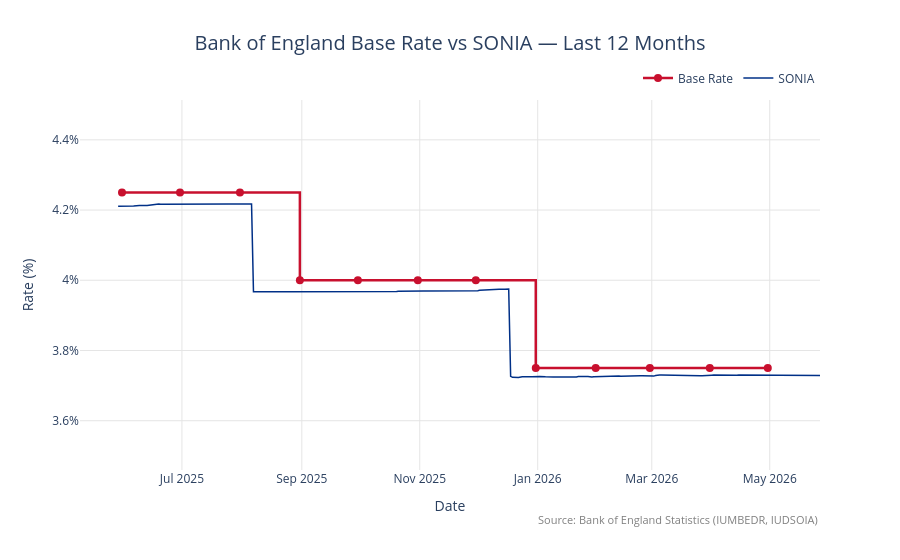

The cell this chart's notebook holds for it:
### Code cell
# ── Combined chart: Base Rate vs SONIA ───────────────────────────────────────
fig_combined = go.Figure()

# Base Rate (step line — it changes discretely)
fig_combined.add_trace(go.Scatter(
    x=df["Date"],
    y=df["Base Rate (%)"],
    mode="lines+markers",
    line=dict(color="#C8102E", width=2.5, shape="hv"),  # step line
    marker=dict(size=8, color="#C8102E"),
    name="Base Rate",
    hovertemplate="<b>%{x|%d %b %Y}</b><br>Base Rate: <b>%{y:.2f}%</b><extra></extra>"
))

# SONIA (continuous daily line)
fig_combined.add_trace(go.Scatter(
    x=df_sonia["Date"],
    y=df_sonia["SONIA Rate (%)"],
    mode="lines",
    line=dict(color="#003087", width=1.5),
    name="SONIA",
    hovertemplate="<b>%{x|%d %b %Y}</b><br>SONIA: <b>%{y:.4f}%</b><extra></extra>"
))

# Compute a tight y range with padding
all_rates = pd.concat([df["Base Rate (%)"], df_sonia["SONIA Rate (%)"]])
y_min = all_rates.min()
y_max = all_rates.max()
y_pad = (y_max - y_min) * 0.5  # 50% padding above/below the spread

fig_combined.update_layout(
    title=dict(
        text="Bank of England Base Rate vs SONIA — Last 12 Months",
        font=dict(size=20),
        x=0.5
    ),
    xaxis=dict(title="Date", showgrid=True, gridcolor="#e5e5e5", tickformat="%b %Y"),
    yaxis=dict(
        title="Rate (%)",
        showgrid=True,
        gridcolor="#e5e5e5",
        ticksuffix="%",
        range=[y_min - y_pad, y_max + y_pad],  # tight range to show spread clearly
    ),
    legend=dict(orientation="h", yanchor="bottom", y=1.02, xanchor="right", x=1),
    plot_bgcolor="white",
    paper_bgcolor="white",
    hovermode="x unified",
    annotations=[dict(
        text='Source: <a href="https://www.bankofengland.co.uk/statistics">Bank of England Statistics</a>'
             ' (IUMBEDR, IUDSOIA)',
        showarrow=False, xref="paper", yref="paper",
        x=1, y=-0.16, xanchor="right", font=dict(size=11, color="grey")
    )],
    margin=dict(b=90)
)

fig_combined.show()

### Figure 1 — Plotly figure (JSON) as saved in the notebook; plotly's stock layout.template omitted (floating-point values rounded to 4 significant figures; data arrays with more than 128 entries replaced by an {"elided": "..."} marker saying what was removed)
{"data": [{"hovertemplate": "<b>%{x|%d %b %Y}</b><br>Base Rate: <b>%{y:.2f}%</b><extra></extra>", "line": {"color": "#C8102E", "shape": "hv", "width": 2.5}, "marker": {"color": "#C8102E", "size": 8}, "mode": "lines+markers", "name": "Base Rate", "type": "scatter", "x": ["2025-05-31T00:00:00.000000000", "2025-06-30T00:00:00.000000000", "2025-07-31T00:00:00.000000000", "2025-08-31T00:00:00.000000000", "2025-09-30T00:00:00.000000000", "2025-10-31T00:00:00.000000000", "2025-11-30T00:00:00.000000000", "2025-12-31T00:00:00.000000000", "2026-01-31T00:00:00.000000000", "2026-02-28T00:00:00.000000000", "2026-03-31T00:00:00.000000000", "2026-04-30T00:00:00.000000000"], "y": [4.25, 4.25, 4.25, 4.0, 4.0, 4.0, 4.0, 3.75, 3.75, 3.75, 3.75, 3.75]}, {"hovertemplate": "<b>%{x|%d %b %Y}</b><br>SONIA: <b>%{y:.4f}%</b><extra></extra>", "line": {"color": "#003087", "width": 1.5}, "mode": "lines", "name": "SONIA", "type": "scatter", "x": {"elided": "252 str values"}, "y": {"elided": "252 float values"}}], "layout": {"annotations": [{"font": {"color": "grey", "size": 11}, "showarrow": false, "text": "Source: <a href=\"https://www.bankofengland.co.uk/statistics\">Bank of England Statistics</a> (IUMBEDR, IUDSOIA)", "x": 1, "xanchor": "right", "xref": "paper", "y": -0.16, "yref": "paper"}], "hovermode": "x unified", "legend": {"orientation": "h", "x": 1, "xanchor": "right", "y": 1.02, "yanchor": "bottom"}, "margin": {"b": 90}, "paper_bgcolor": "white", "plot_bgcolor": "white", "title": {"font": {"size": 20}, "text": "Bank of England Base Rate vs SONIA — Last 12 Months", "x": 0.5}, "xaxis": {"gridcolor": "#e5e5e5", "showgrid": true, "tickformat": "%b %Y", "title": {"text": "Date"}}, "yaxis": {"gridcolor": "#e5e5e5", "range": [3.46, 4.513], "showgrid": true, "ticksuffix": "%", "title": {"text": "Rate (%)"}}}}
